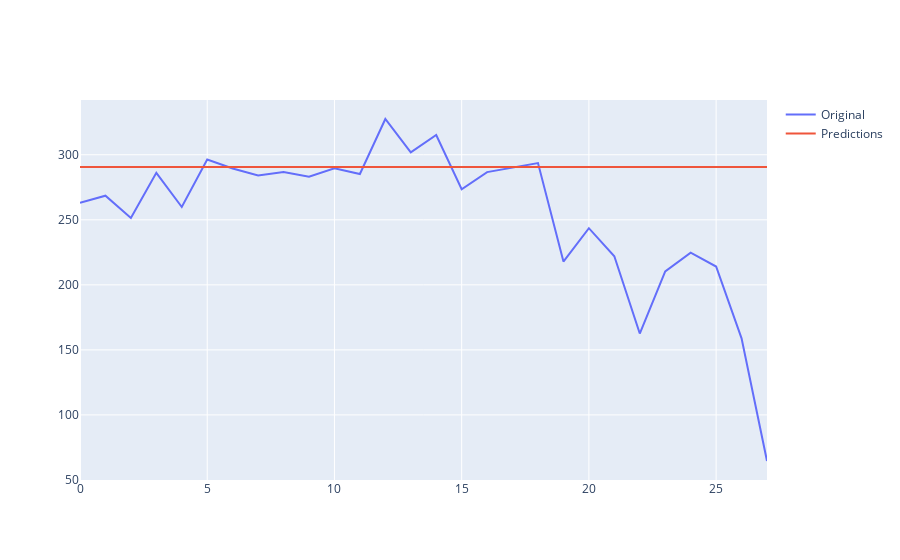

The notebook cell this image was saved under:
### Code cell
iplot(Figure(data = [Scatter(y = test['mean'],name = 'Original'),Scatter(y = preds.values,name = 'Predictions')  ]))

### Figure 1 — Plotly figure (JSON) as saved in the notebook; plotly's stock layout.template omitted (floating-point values rounded to 4 significant figures)
{"data": [{"name": "Original", "type": "scatter", "y": [263.2, 268.5, 251.5, 286.1, 259.9, 296.3, 289.4, 284.1, 286.8, 283.1, 289.7, 285.2, 327.5, 301.9, 315.2, 273.5, 286.7, 290.0, 293.6, 217.9, 243.6, 222.0, 162.6, 210.4, 224.8, 214.1, 158.9, 64.58]}, {"name": "Predictions", "type": "scatter", "y": [290.6, 290.6, 290.6, 290.6, 290.6, 290.6, 290.6, 290.6, 290.6, 290.6, 290.6, 290.6, 290.6, 290.6, 290.6, 290.6, 290.6, 290.6, 290.6, 290.6, 290.6, 290.6, 290.6, 290.6, 290.6, 290.6, 290.6, 290.6]}], "layout": {}}
